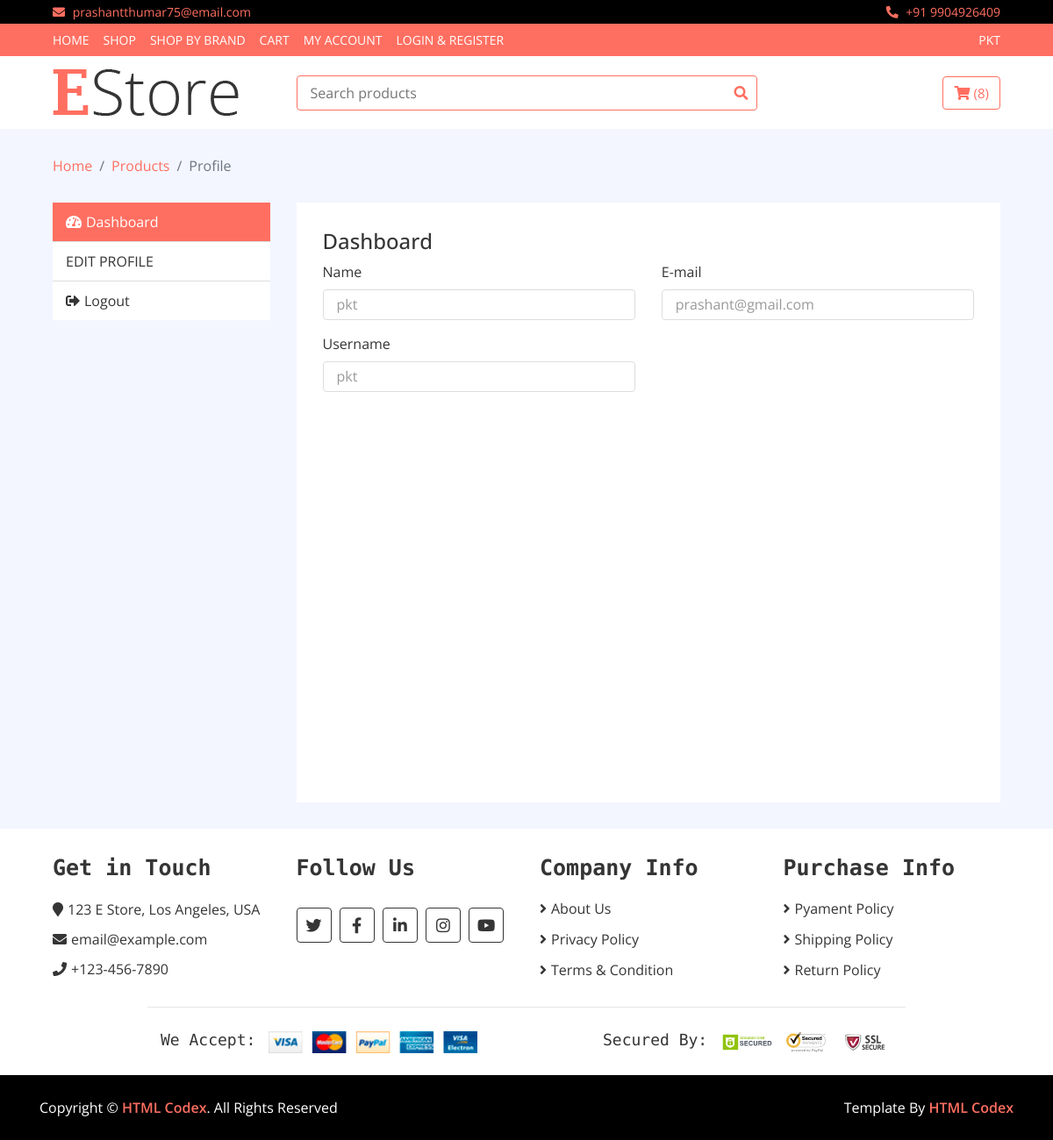
/profile/ (signed in), run on the app's committed database.
### estoreapp/models.py (models this page shows, shortened)
class Order(models.Model):
    user = models.ForeignKey(settings.AUTH_USER_MODEL, on_delete=models.CASCADE)
    items = models.ManyToManyField(OrderItem)
    start_date = models.DateTimeField(auto_now_add=True)
    ordered_date = models.DateTimeField()
    ordered = models.BooleanField(default=False)

class Profile(models.Model):
    user_id = models.ForeignKey(User, on_delete=models.CASCADE, related_name='profile_user')
    mobile_no = models.CharField(max_length=30)
    alternate_mobile_no = models.CharField(max_length=30)
    address = models.ManyToManyField(ShippingAddress)
    def __str__(self):
        return self.user_id.username

### estoreapp/views.py (the view)
# urls.py: path('profile/',UserProfile.as_view(),name='profile'),
class UserProfile(LoginRequiredMixin,TemplateView):
    model = Profile
    form_class = ProfileFrom
    template_name = 'profile.html'
    def get_context_data(self, *args,**kwargs):
        context = super(UserProfile,self).get_context_data(*args, **kwargs)
        user = Profile.objects.all().filter(user_id=self.request.user)
        print('user---',user)
        context["userprofile"] = user
        return context

### estoreapp/templatetags/cart_template_tags.py (called while the page is built)
@register.filter
def cart_item_count(user) :
    if user.is_authenticated :
        qs = Order.objects.filter(user=user, ordered=False)
        if qs.exists() :
            return qs[0].items.count()
    return 0

### Templates/profile.html (shortened to what this page needs)
{% load static %}
{% load cart_template_tags %}
<!DOCTYPE html>
<html lang="en">
    <head>
        <link href="https://stackpath.bootstrapcdn.com/bootstrap/4.4.1/css/bootstrap.min.css" rel="stylesheet">
        <link href="https://cdnjs.cloudflare.com/ajax/libs/font-awesome/5.10.0/css/all.min.css" rel="stylesheet">
        <link href="/static/lib/slick/slick.css" rel="stylesheet">
        <link href="/static/lib/slick/slick-theme.css" rel="stylesheet">
        <link href="/static/css/style.css" rel="stylesheet">
    </head>
    <body>
        <div class="top-bar">
            <div class="container-fluid">
                <div class="row">
                    <div class="col-sm-6">
                        <i class="fa fa-envelope"></i>
                        prashantthumar75@email.com
                    </div>
                    <div class="col-sm-6">
                        <i class="fa fa-phone-alt"></i>
                        +91 9904926409
                    </div>
                </div>
            </div>
        </div>
        <div class="nav">
            <div class="container-fluid">
                <nav class="navbar navbar-expand-md bg-dark navbar-dark">
                    <div class="collapse navbar-collapse justify-content-between" id="navbarCollapse">
                        <div class="navbar-nav mr-auto">
                                <a href="/index/" class="nav-item nav-link">Home</a>
                            <a href="/product-list/" class="nav-item nav-link">SHOP</a>
                            <a href="/brand/" class="nav-item nav-link">SHOP BY BRAND</a>
                            <a href="/cart/" class="nav-item nav-link">Cart</a>
                            <a href="/profile/" class="nav-item nav-link">My Account</a>
                            <a href="/loginuser/" class="nav-item nav-link">Login & Register </a>
                        </div>
                         <div class="navbar-nav ml-auto">
                            <a href="/profile/" class="nav-item nav-link ">{{user}}</a>
                        </div>
                    </div>
                </nav>
            </div>
        </div>
        <div class="bottom-bar">
            <div class="container-fluid">
                <div class="row align-items-center">
                    <div class="col-md-3">
                        <div class="logo">
                            <a href="/">
                                <img src="/static/img/logo.png" alt="Logo">
                            </a>
                        </div>
                    </div>
                    <div class="col-md-6">
                        <div class="search">
                             <form method='GET' action="/search/">
                                <input type="text"  name='q' value='{{ request.GET.q }}' placeholder="Search products">
                                <button><i class="fa fa-search"></i></button>
                            </form>
                       </div>
                    </div>
                    <div class="col-md-3">
                        <div class="user">
                             <a href="/cart" class="btn cart">
                                <i class="fa fa-shopping-cart"></i>
                                <span>({% if request.user|cart_item_count != 0 %}{{ request.user|cart_item_count }}{% endif %})</span>
                            </a>
                        </div>
                    </div>
                </div>
            </div>
        </div>
        <div class="breadcrumb-wrap">
            <div class="container-fluid">
                <ul class="breadcrumb">
                    <li class="breadcrumb-item"><a href="#">Home</a></li>
                    <li class="breadcrumb-item"><a href="#">Products</a></li>
                    <li class="breadcrumb-item active">Profile</li>
                </ul>
            </div>
        </div>
        <div class="my-account">
            <div class="container-fluid">
                <div class="row">
                    <div class="col-md-3">
            {% for i in userprofile %}
                        <div class="nav flex-column nav-pills" role="tablist" aria-orientation="vertical">
                            <a class="nav-link active" id="dashboard-nav" data-toggle="pill" href="#dashboard-tab" role="tab"><i class="fa fa-tachometer-alt"></i>Dashboard</a>
                            <a class="nav-link" href="/users/{{i.id}}/edit/">EDIT PROFILE</a>
                            <a class="nav-link" href="/logout"><i class="fa fa-sign-out-alt"></i>Logout</a>
            {% endfor %}
                        </div>
                    </div>
                    <div class="col-md-9">
                        <div class="tab-content">
                            <div class="tab-pane fade show active" id="dashboard-tab" role="tabpanel" aria-labelledby="dashboard-nav">
                                <h4>Dashboard</h4>
    {% if userprofile %}
                                    {% for i in userprofile %}
                            <div class="row">
                                <div class="col-md-6">
                                    <label> Name</label>
                                    <input class="form-control" name="first_name" type="text" placeholder="Name" value="{{i.user_id}}" required>
                                </div>
                                <div class="col-md-6">
                                    <label>E-mail</label>
                                    <input class="form-control" name="email" type="text" placeholder="E-mail"  value="{{i.user_id.email}}" required>
                                </div>
                                <div class="col-md-6">
                                    <label>Username</label>
                                    <input class="form-control" name="username" type="text" placeholder="Username" value="{{i.user_id.username}}" required>
                                </div>
                                                                    {% endfor %}
{% endif %}
                            </div>
                        </div>
                    </div>
                </div>
                </div>
            </div>
        </div>
        <div class="footer">
            <div class="container-fluid">
                <div class="row">
                    <div class="col-lg-3 col-md-6">
                        <div class="footer-widget">
                            <h2>Get in Touch</h2>
                            <div class="contact-info">
                                <p><i class="fa fa-map-marker"></i>123 E Store, Los Angeles, USA</p>
                                <p><i class="fa fa-envelope"></i>email@example.com</p>
                                <p><i class="fa fa-phone"></i>+123-456-7890</p>
                            </div>
                        </div>
                    </div>
                    <div class="col-lg-3 col-md-6">
                        <div class="footer-widget">
                            <h2>Follow Us</h2>
                            <div class="contact-info">
                                <div class="social">
                                    <a href=""><i class="fab fa-twitter"></i></a>
                                    <a href=""><i class="fab fa-facebook-f"></i></a>
                                    <a href=""><i class="fab fa-linkedin-in"></i></a>
                                    <a href=""><i class="fab fa-instagram"></i></a>
                                    <a href=""><i class="fab fa-youtube"></i></a>
                                </div>
                            </div>
                        </div>
                    </div>
                    <div class="col-lg-3 col-md-6">
                        <div class="footer-widget">
                            <h2>Company Info</h2>
                            <ul>
                                <li><a href="#">About Us</a></li>
                                <li><a href="#">Privacy Policy</a></li>
                                <li><a href="#">Terms & Condition</a></li>
                            </ul>
                        </div>
                    </div>
                    <div class="col-lg-3 col-md-6">
                        <div class="footer-widget">
                            <h2>Purchase Info</h2>
                            <ul>
                                <li><a href="#">Pyament Policy</a></li>
                                <li><a href="#">Shipping Policy</a></li>
                                <li><a href="#">Return Policy</a></li>
                            </ul>
                        </div>
                    </div>
                </div>
                <div class="row payment align-items-center">
                    <div class="col-md-6">
                        <div class="payment-method">
                            <h2>We Accept:</h2>
                            <img src="/static/img/payment-method.png" alt="Payment Method" />
                        </div>
                    </div>
                    <div class="col-md-6">
                        <div class="payment-security">
                            <h2>Secured By:</h2>
                            <img src="/static/img/godaddy.svg" alt="Payment Security" />
                            <img src="/static/img/norton.svg" alt="Payment Security" />
                            <img src="/static/img/ssl.svg" alt="Payment Security" />
                        </div>
                    </div>
                </div>
            </div>
        </div>
        <div class="footer-bottom">
            <div class="container">
                <div class="row">
                    <div class="col-md-6 copyright">
                        <p>Copyright &copy; <a href="https://htmlcodex.com">HTML Codex</a>. All Rights Reserved</p>
                    </div>
                    <div class="col-md-6 template-by">
                        <p>Template By <a href="https://htmlcodex.com">HTML Codex</a></p>
                    </div>
                </div>
            </div>
        </div>
    </body>
</html>

### data on the page
Profile: first_name "pkt", email "prashant@gmail.com", username "pkt"

### other printed values
{{ user }} "PKT"
{{ request.user|cart_item_count }} "8"
